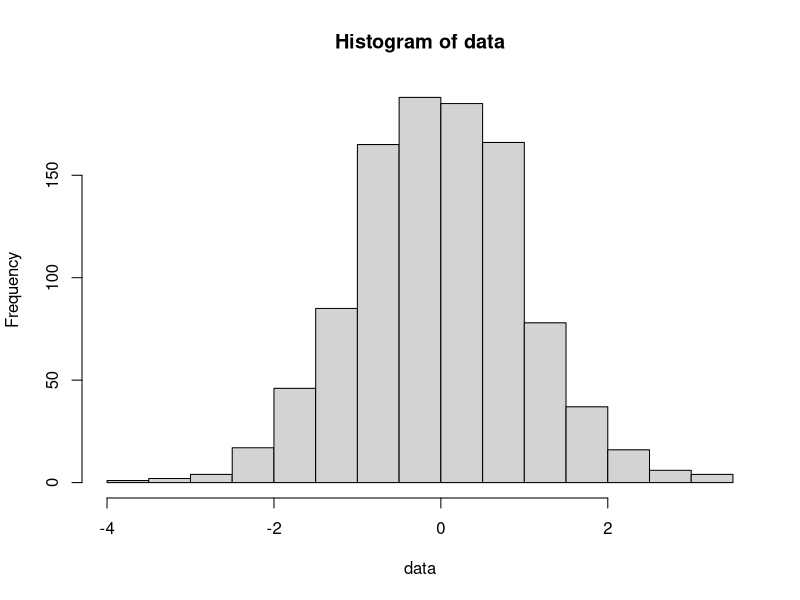
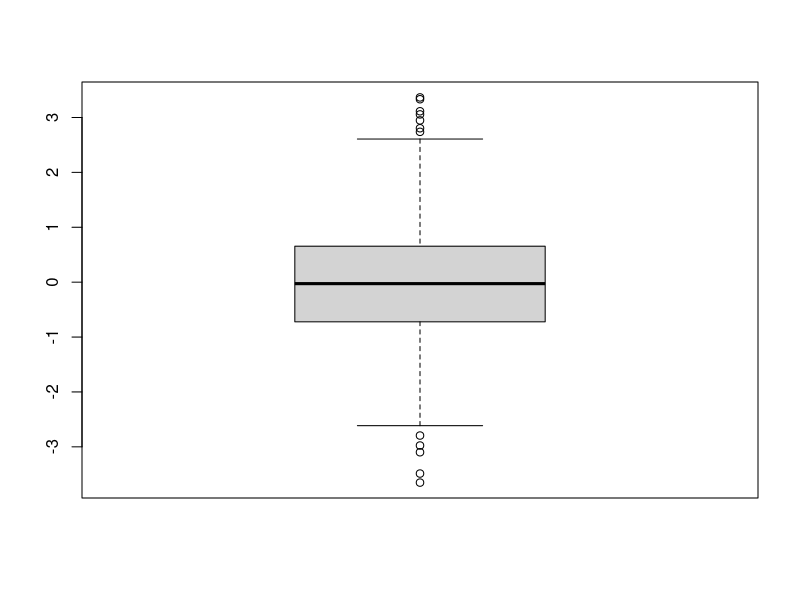
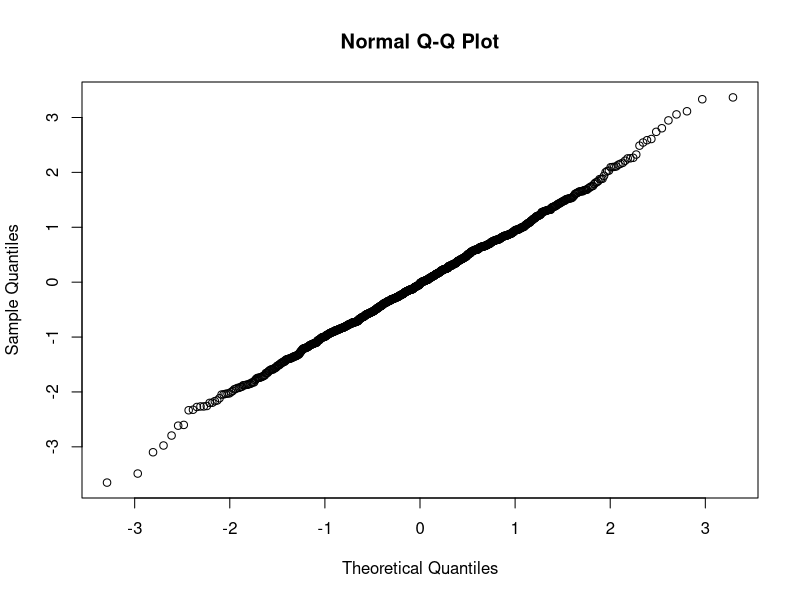
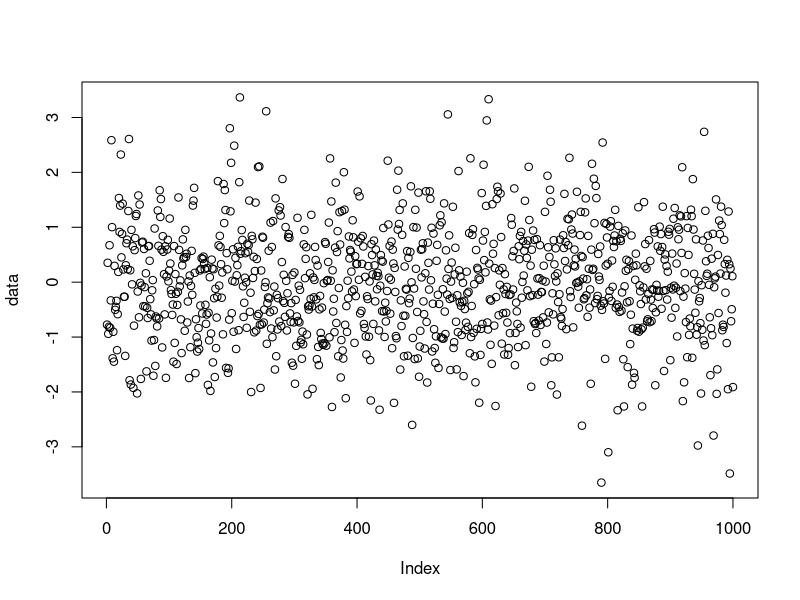
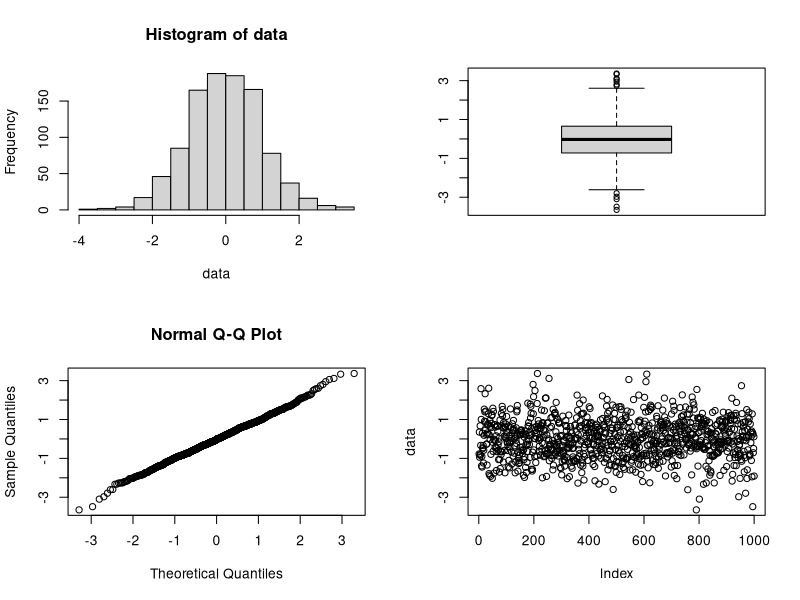

These figures' R source, in order:
rm(list=objects())

# create normal distribution of sample data
data <- rnorm(1000)

# create histogram
hist(data)

# create boxplot
boxplot(data)

# create Q-Q plot
qqnorm(data)

# create scatter plot
plot(data)

# create 2x2 chart frame
par(mfrow = c(2, 2))
  hist(data)
  boxplot(data)
  qqnorm(data)
  plot(data)


# create non-default output device to generate PDF file
png("MyChart.png")
  par(mfrow = c(2, 2))
    hist(data)
    boxplot(data)
    qqnorm(data)
    plot(data)
dev.off()
